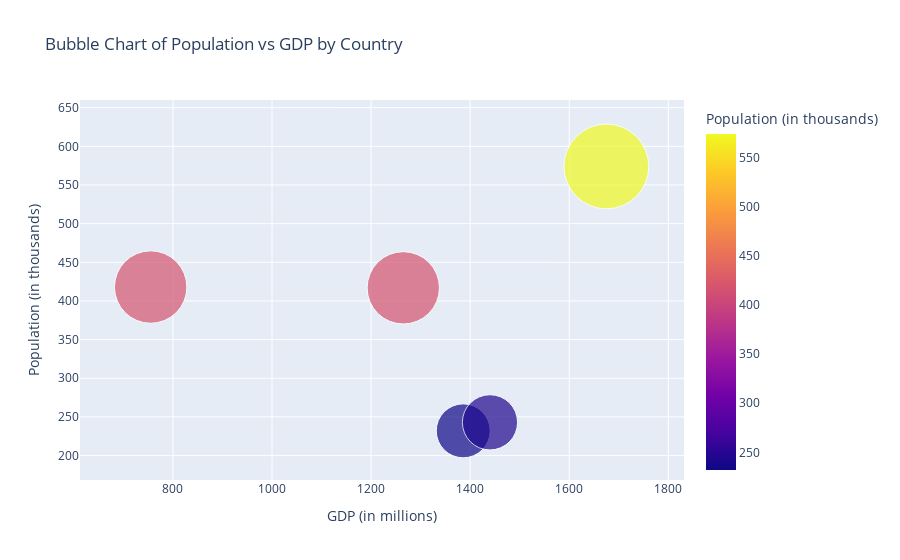

Notebook code for this chart:
### Markdown cell above
5. Using the given dataset, create a bubble chart to represent each country's population (y-axis), GDP (x-axis), and bubble size proportional to the population.

### Code cell
import numpy as np
import pandas as pd
import plotly.express as px

# Set the random seed for reproducibility
np.random.seed(25)

# Generate the dataset
data = {
    'Country': ['USA', 'Canada', 'UK', 'Germany', 'France'],
    'Population': np.random.randint(100, 1000, 5),  # Random populations
    'GDP': np.random.randint(500, 2000, 5)  # Random GDP values
}

# Create a DataFrame
df = pd.DataFrame(data)

# Create a bubble chart using Plotly
fig = px.scatter(df,
                 x='GDP',
                 y='Population',
                 size='Population',  # Bubble size based on Population
                 color='Population',  # Bubble color based on Population
                 hover_name='Country',  # Show country name on hover
                 title='Bubble Chart of Population vs GDP by Country',
                 labels={'GDP': 'GDP (in millions)', 'Population': 'Population (in thousands)'},
                 size_max=60)  # Maximum bubble size

# Show the plot
fig.show()

### Figure 1 — Plotly figure (JSON) as saved in the notebook; plotly's stock layout.template omitted (floating-point values rounded to 4 significant figures)
{"data": [{"hovertemplate": "<b>%{hovertext}</b><br><br>GDP (in millions)=%{x}<br>Population (in thousands)=%{marker.color}<extra></extra>", "hovertext": ["USA", "Canada", "UK", "Germany", "France"], "legendgroup": "", "marker": {"color": [232, 418, 574, 243, 417], "coloraxis": "coloraxis", "size": [232, 418, 574, 243, 417], "sizemode": "area", "sizeref": 0.1594, "symbol": "circle"}, "mode": "markers", "name": "", "orientation": "v", "showlegend": false, "type": "scatter", "x": [1386, 755, 1675, 1440, 1265], "xaxis": "x", "y": [232, 418, 574, 243, 417], "yaxis": "y"}], "layout": {"autosize": true, "coloraxis": {"colorbar": {"title": {"text": "Population (in thousands)"}}, "colorscale": [[0, "#0d0887"], [0.1111, "#46039f"], [0.2222, "#7201a8"], [0.3333, "#9c179e"], [0.4444, "#bd3786"], [0.5556, "#d8576b"], [0.6667, "#ed7953"], [0.7778, "#fb9f3a"], [0.8889, "#fdca26"], [1, "#f0f921"]]}, "legend": {"itemsizing": "constant", "tracegroupgap": 0}, "title": {"text": "Bubble Chart of Population vs GDP by Country"}, "xaxis": {"anchor": "y", "autorange": true, "domain": [0, 1], "range": [573.8, 1876.0], "title": {"text": "GDP (in millions)"}, "type": "linear"}, "yaxis": {"anchor": "x", "autorange": true, "domain": [0, 1], "range": [73.35, 802.7], "title": {"text": "Population (in thousands)"}, "type": "linear"}}}
